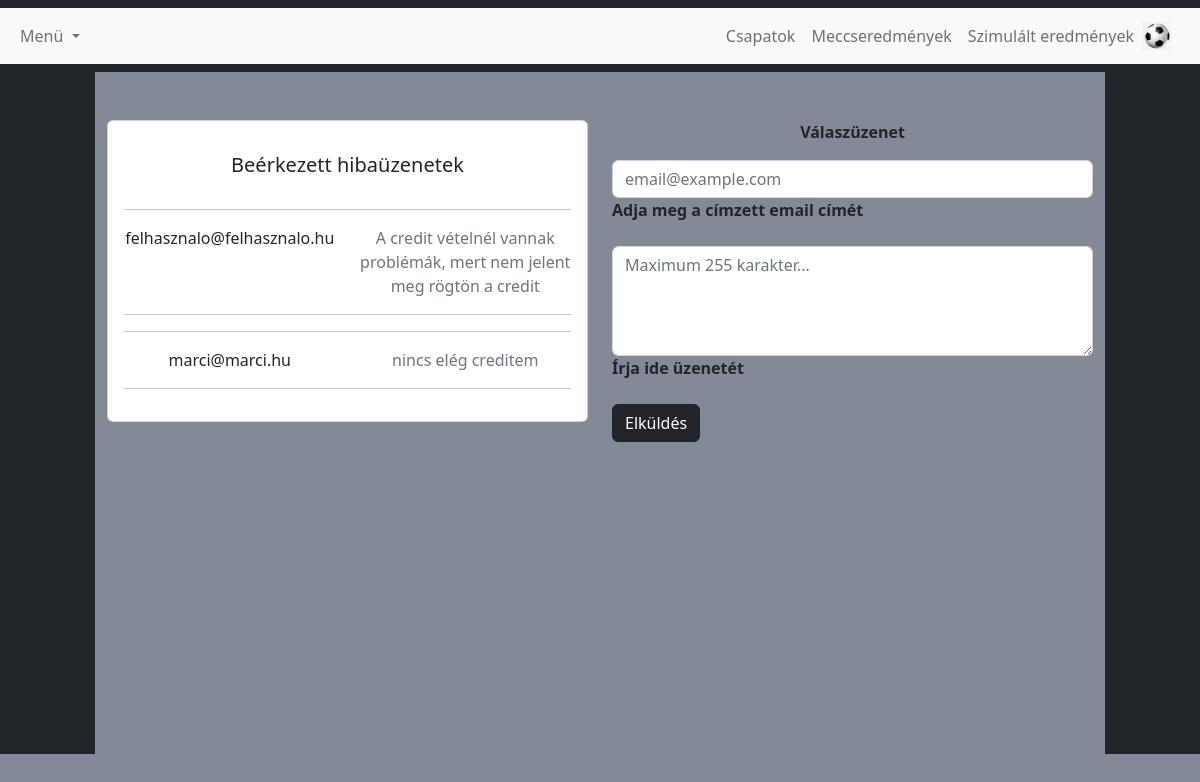
/admin_valasz.php (signed in), run on the app's committed database.
### tables this page shows
CREATE TABLE `uzenetek` (
  `id` int(11) NOT NULL,
  `uzenet` varchar(255) DEFAULT NULL,
  `felhasznaloi_nev` varchar(255) DEFAULT NULL,
  `email_cim` varchar(255) DEFAULT NULL
);

### admin_valasz.php (the view, shortened to what this page needs)
<?php require_once('header.php') ?>
<?php
$serverAddress = 'localhost';
$username = 'root';
$password = '';
$databaseName = 'football_projekt';
$connection = mysqli_connect($serverAddress, $username, $password, $databaseName);
?>
<div class="vl">
    <div class="container py-5">
        <div class="row">
            <?php
            if ($_SESSION['user']['admin'] == 1) {
                $sql = $connection->query('SELECT * FROM uzenetek');
                echo '<div class="col-6">
                    <div class="card mb-4">
                       <div class="card-body text-center">
                       <h5 class="my-3">Beérkezett hibaüzenetek</h5>
                 <div class="d-flex justify-content-center mb-2">
                                         </div>';
                while ($row = $sql->fetch_array()) {
                    echo '
                                                 <hr>
                                                 <div class="row">
                                                     <div class="col-sm-6">
                                                         <p class="mb-0">' . $row['email_cim'] . '</p>
                                                     </div>
                                                     <div class="col-sm-6">
                                                         <p class="text-muted mb-0">' . $row['uzenet'] . '</p>
                                                     </div>
                                                 </div>
                                                 <hr>';
                }
                echo ' </div>
                    </div>
                </div>';
            }
            ?>
            <div class="col-6">
                <div class="col mb-4">
                    <div class="card-body">
                        <p class="text-center"><b>Válaszüzenet</b></p>
                        <form method="POST" action="controllers/valasz_uzenet.php">
                            <div class="form-outline mb-3">
                                <input type="email" id="cimzett" name="cimzett" class="form-control" placeholder="email@example.com" />
                                <label class="form-label" for="cimzett"><b>Adja meg a címzett email címét</b></label>
                            </div>
                            <div class="form-outline mb-3">
                                <textarea class="form-control" id="uzenet" name="uzenet" rows="4" placeholder="Maximum 255 karakter..."></textarea>
                                <label class="form-label" for="uzenet"><b>Írja ide üzenetét</b></label>
                            </div>
                            <button type="submit" id="submit" name="submit" class="btn btn-dark btn-block mb-4">Elküldés</button>
                        </form>
                    </div>
                </div>
            </div>
        </div>
    </div>
</div>
<div class="vl"></div>
<?php require_once('footer.php') ?>

### admin_valasz.php (style rules this page uses)
.vl { border-left: 95px solid #212529; border-right: 95px solid #212529; height: 341px; }

### data on the page
uzenetek: email_cim "felhasznalo@felhasznalo.hu", uzenet "A credit vételnél vannak problémák, mert nem jelent meg rögtön a credit"
uzenetek: email_cim "marci@marci.hu", uzenet "nincs elég creditem"
